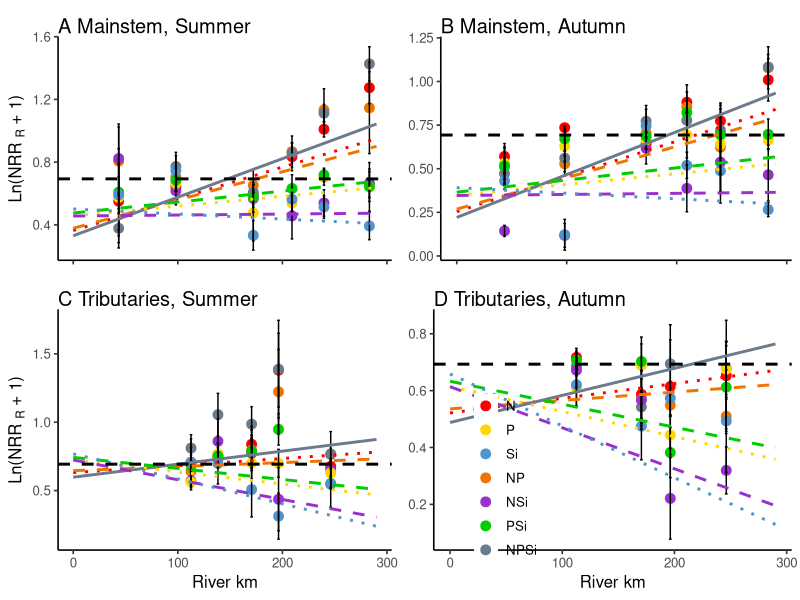
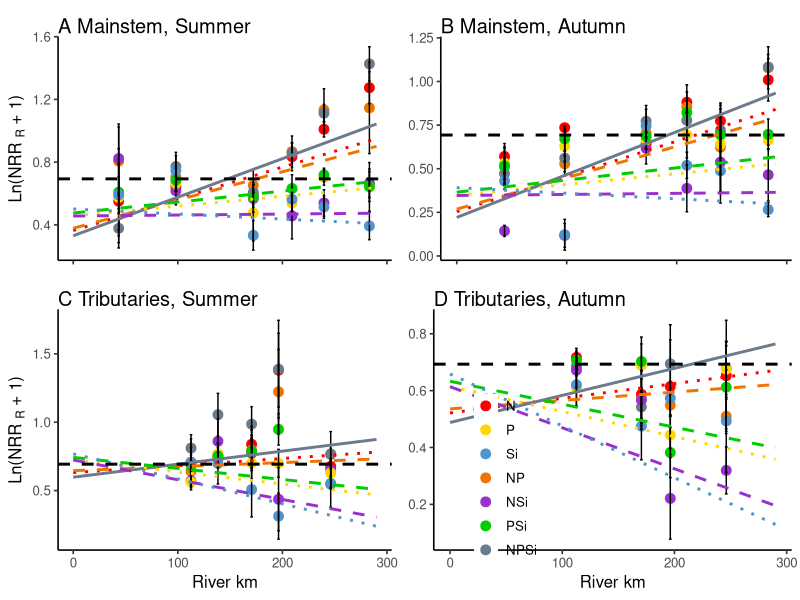
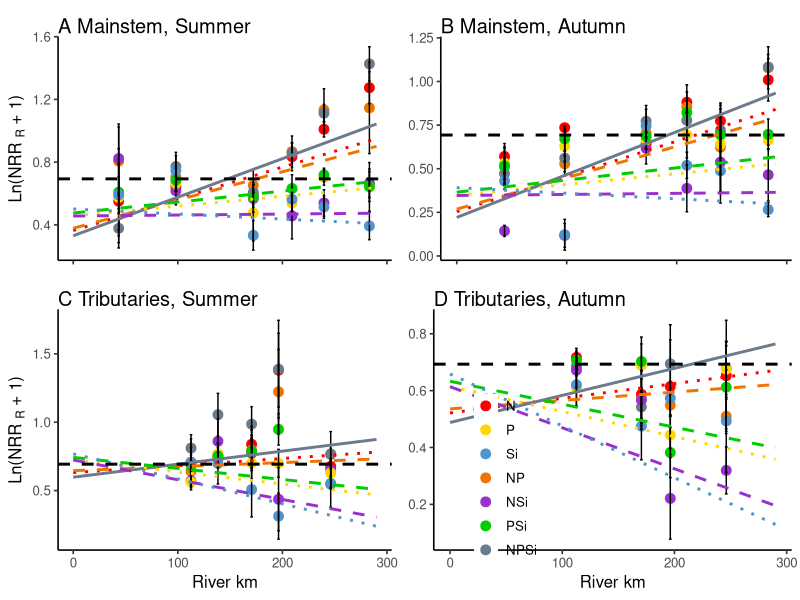

Write the R code that produced these figures, in order. (Note: this script raises an error after producing the figures.)
library(plyr)
library(dplyr)
library(ggplot2)
library(gridExtra)

#data (created in "all sites" by combining NDS files and water chem file)
nds_chem<-read.csv("NDS_chem_all.csv")
nds_chem$river_mile<-ifelse(nds_chem$stream=="ahtanum", 106, nds_chem$river_mile)
nds_chem$river_km<-nds_chem$river_mile*1.609
nds_chem$stream<-as.factor(nds_chem$stream)
nds_chem$season<-as.factor(nds_chem$season)
nds_chem$type<-as.factor(nds_chem$type)
nds_chem$Stream<-recode(nds_chem$stream, 'ahtanum'='Ahtanum', 'century'='Century Landing', 'kiona'='Kiona', 'mabton'='Mabton',
                                           'reecer'= 'Reecer', 'ringer'='Ringer', 'roza'='Roza', 'satus'='Satus', 
                                           'toppenish'='Toppenish', 'wenas'='Wenas', 'cleelum'='Cle Elum')
nds_chem$Si.mgL_Si<-nds_chem$Si.mgL*28.0855/60.08 #needed because data from Seal are expressed as mg SiO2, not as mg Si

nds_s<-subset(nds_chem, top=="sponge")
nds_s <- subset(nds_s, !(is.na(nds_s$cr.nrr)))

nds_g<-subset(nds_chem, top=="glass")
nds_g <- subset(nds_g, !(is.na(nds_g$chla.nrr)))

nds_s$Stream <- factor(nds_s$Stream, levels = c("Cle Elum", "Reecer", "Ringer", "Roza", "Wenas", "Century Landing",
                                                "Ahtanum", "Toppenish", "Satus", "Mabton", "Kiona"))

nds_g$Stream <- factor(nds_g$Stream, levels = c("Cle Elum", "Reecer", "Ringer", "Roza", "Wenas", "Century Landing",
                                                "Ahtanum", "Toppenish", "Satus", "Mabton", "Kiona"))

nds_g$season<-factor(nds_g$season, levels=c("summer", "fall"))

nds_s$season<-factor(nds_s$season, levels=c("summer", "fall"))

#NRR figures
#summaries
sum_s<-ddply(nds_s, c("stream", "nutrient", "season", "river_km", "top", "type", "Si.mgL_Si", "DOC.mgL", "DIN.mgNL", "oP.mgPL"), summarise, cr=mean(cr.area, na.rm=T), 
             cr_nrr=mean(cr.nrr, na.rm=T), se_cr=(sd(cr.area, na.rm=T)/sqrt(sum(!is.na(cr.area)))),
             se_cr_nrr=(sd(cr.nrr, na.rm=T)/sqrt(sum(!is.na(cr.nrr)))))
sum_s$nutrient<-as.factor(sum_s$nutrient)

sum_g<-ddply(nds_g, c("stream", "nutrient", "season", "river_km", "top","type", "Si.mgL_Si", "DOC.mgL", "DIN.mgNL", "oP.mgPL"), summarise, gpp=mean(gpp.area, na.rm=T),
             chl_a=mean(chla, na.rm=T), chl_a.nrr=mean(chla.nrr, na.rm=T), gpp.nrr=mean(gpp.nrr, na.rm=T), 
             se_gpp=(sd(gpp.area, na.rm=T)/sqrt(sum(!is.na(gpp.area)))), 
             se_chla=(sd(chla, na.rm=T)/sqrt(sum(!is.na(chla)))), 
             se_chla_nrr=(sd(chla.nrr, na.rm=T)/sqrt(sum(!is.na(chla.nrr)))))
sum_g$nutrient<-as.factor(sum_g$nutrient)

#figures showing ME models - updated 2/20/2024 because did not match output - unsure why
#CR NRR - separate by type to show different relationship between river mile and type
N.mains<-function (x){(0.4304319-0.06665833+ (0.0010123+0.0010095816)*x)}
NP.mains<-function (x){(0.4304319-0.05226625+(0.0010123+0.0007889932)*x)}
NPSi.mains<-function (x){(0.4304319-0.10001467+(0.0010123+0.0014462067)*x)}
NSi.mains<-function (x){(0.4304319+0.02581708 +(0.0010123-0.0009504016)*x)}
P.mains<-function (x){(0.4304319+0.02678777 +(0.0010123-0.0003903662)*x)}
PSi.mains<-function (x){(0.4304319+0.04495836 +(0.0010123-0.0003143952)*x)}
Si.mains<-function (x){(0.4304319+0.07073023 +(0.0010123-0.00133335)*x)}
mains<-function (x){0.4304319+0.0010123*x}

N.mainf<-function (x){(0.4304319-0.06665833+ (0.0010123+0.0010095816)*x)-0.1097521}
NP.mainf<-function (x){(0.4304319-0.05226625+(0.0010123+0.0007889932)*x)-0.1097521}
NPSi.mainf<-function (x){(0.4304319-0.10001467+(0.0010123+0.0014462067)*x)-0.1097521}
NSi.mainf<-function (x){(0.4304319+0.02581708 +(0.0010123-0.0009504016)*x)-0.1097521}
P.mainf<-function (x){(0.4304319+0.02678777 +(0.0010123-0.0003903662)*x)-0.1097521}
PSi.mainf<-function (x){(0.4304319+0.04495836 +(0.0010123-0.0003143952)*x)-0.1097521}
Si.mainf<-function (x){(0.4304319+0.07073023 +(0.0010123-0.00133335)*x)-0.1097521}
mainf<-function(x){(0.4304319+0.0010123*x)-0.1097521}

N.tribs<-function (x){(0.4304319-0.06665833+ (0.0010123+0.0010095816-0.0015056)*x)+0.2673480}
NP.tribs<-function (x){(0.4304319-0.05226625+(0.0010123+0.0007889932-0.0015056)*x)+0.2673480}
NPSi.tribs<-function (x){(0.4304319-0.10001450+(0.0010123+0.0014462060-0.0015056)*x)+0.2673480}
NSi.tribs<-function (x){(0.4304319+0.02581708 +(0.0010123-0.0009504016-0.0015056)*x)+0.2673480}
P.tribs<-function (x){(0.4304319+0.02678777 +(0.0010123-0.0003903662-0.0015056)*x)+0.2673480}
PSi.tribs<-function (x){(0.4304319+0.04495836 +(0.0010123-0.0003143952-0.0015056)*x)+0.2673480}
Si.tribs<-function (x){(0.4304319+0.07073023 +(0.0010123-0.00133335-0.0015056)*x)+0.2673480}
tribs<-function(x){(0.4304319+((0.0010123-0.0015056)*x))+0.2673480}

N.tribf<-function (x){(0.4304319-0.06665833+ (0.0010123+0.0010095816-0.0015056)*x)+0.2673480-0.1097521}
NP.tribf<-function (x){(0.4304319-0.05226625+(0.0010123+0.0007889932-0.0015056)*x)+0.2673480-0.1097521}
NPSi.tribf<-function (x){(0.4304319-0.10001450+(0.0010123+0.0014462060-0.0015056)*x)+0.2673480-0.1097521}
NSi.tribf<-function (x){(0.4304319+0.02581708 +(0.0010123-0.0009504016-0.0015056)*x)+0.2673480-0.1097521}
P.tribf<-function (x){(0.4304319+0.02678777 +(0.0010123-0.0003903662-0.0015056)*x)+0.2673480-0.1097521}
PSi.tribf<-function (x){(0.4304319+0.04495836 +(0.0010123-0.0003143952-0.0015056)*x)+0.2673480-0.1097521}
Si.tribf<-function (x){(0.4304319+0.07073023 +(0.0010123-0.00133335-0.0015056)*x)+0.2673480-0.1097521}
tribf<-function (x){(0.4304319+((0.0010123-0.0015056)*x))+0.2673480-0.1097521}

ave_all<-function(x){(0.4304319+0.0010123*x)}

#Fixed effects: log(cr.nrr + 1) ~ season + river_mile * type
#                       Value  Std.Error  DF   t-value  p-value
#(Intercept)          0.4304319 0.03463473 785 	12.427753  	0.0000
#seasonfall          -0.1097521 0.01345564 785 -8.156582  0.0000
#river_km             0.0010123 0.00037220 785  2.719848  0.0067
#typetrib             0.2673480 0.04474965 785  5.974304  0.0000
#river_km:typetrib   -0.0015056 0.00024023 785 -6.267546  0.0000

#         (Intercept)      river_km
#control  0.05064563 -0.0002562674
#N       -0.06665823  0.0010095811
#NP      -0.05226617  0.0007889928
#NPSi    -0.10001450  0.0014462060
#NSi      0.02581713 -0.0009504019
#P        0.02678773 -0.0003903661
#PSi      0.04495824 -0.0003143946
#Si       0.07073017 -0.0013333500

sum_s_main_s<-subset(sum_s,type=="mainstem"&season=="summer")
sum_s_main_f<-subset(sum_s, type=="mainstem" & season =="fall")
sum_s_trib_s<-subset(sum_s,type=="trib"&season=="summer")
sum_s_trib_f<-subset(sum_s,type=="trib"&season=="fall")

sum_s_main_s$nutrient<-factor(sum_s_main_s$nutrient, levels=c("control", "N", "P", "Si", "NP","NSi","PSi", "NPSi"))
sum_s_main_f$nutrient<-factor(sum_s_main_f$nutrient, levels=c("control", "N", "P", "Si", "NP","NSi","PSi","NPSi"))
sum_s_trib_s$nutrient<-factor(sum_s_trib_s$nutrient, levels=c("control", "N", "P", "Si", "NP","NSi","PSi","NPSi"))
sum_s_trib_f$nutrient<-factor(sum_s_trib_f$nutrient, levels=c("control", "N", "P", "Si", "NP","NSi","PSi","NPSi"))

A<-ggplot(subset(sum_s_main_s, !(nutrient=="control")), aes(x=river_km, y=log(cr_nrr+1)))+
  geom_point(aes(color=factor(nutrient)), size=3)+
  geom_errorbar(aes(ymin=log(cr_nrr+1)-log(se_cr_nrr+1), ymax=log(cr_nrr+1)+log(se_cr_nrr+1), width=2.5))+
  scale_color_manual(values=c("red","gold", "steelblue3", "darkorange2", "darkorchid", "green3", "slategray4"))+
  theme_classic(base_size = 12)+ylab(expression(paste('Ln(NRR ' [ R],' + 1)'))) + 
  theme(axis.text.x = element_blank(), axis.title.x = element_blank())+
  ggtitle("A Mainstem, Summer")+theme(plot.title = element_text(hjust = 0.0, vjust=-1))+
  scale_x_continuous(limits=c(0,290))+
  theme(legend.title=element_blank(),legend.position="none")+
   stat_function(fun=N.mains, color="red", lty="dotted", lwd=1)+
  stat_function(fun=NP.mains, color="darkorange2", lty="dashed",lwd=1)+
  stat_function(fun=NPSi.mains, color="slategray4", lty="solid",lwd=1)+
  stat_function(fun=P.mains, color="gold", lty="dotted",lwd=1)+
  stat_function(fun=PSi.mains, color="green3", lty="dashed",lwd=1)+
  stat_function(fun=NSi.mains, color="darkorchid", lty="dashed",lwd=1)+
  stat_function(fun=Si.mains, color="steelblue3", lty="dotted",lwd=1)+
  geom_hline(yintercept=log(2), lwd=1, lty="dashed")
stat_function(fun=mains, lwd=1)

B<-ggplot(subset(sum_s_main_f, !(nutrient=="control")), aes(x=river_km, y=log(cr_nrr+1)))+
  geom_point(aes(color=factor(nutrient)), size=3)+
  geom_errorbar(aes(ymin=log(cr_nrr+1)-log(se_cr_nrr+1), ymax=log(cr_nrr+1)+log(se_cr_nrr+1), width=2.5))+
  scale_color_manual(values=c("red","gold", "steelblue3", "darkorange2", "darkorchid", "green3", "slategray4"))+
  theme_classic(base_size = 12)+theme(axis.title.y = element_blank(), axis.title.x = element_blank(), axis.text.x = element_blank())+
   ggtitle("B Mainstem, Autumn")+theme(plot.title = element_text(hjust = 0.0, vjust=-1))+
  scale_x_continuous(limits=c(0,290))+
  theme(legend.title=element_blank(),legend.position="none")+
    stat_function(fun=N.mainf, color="red", lty="dotted", lwd=1)+
  stat_function(fun=NP.mainf, color="darkorange2", lty="dashed",lwd=1)+
  stat_function(fun=NPSi.mainf, color="slategray4", lty="solid",lwd=1)+
  stat_function(fun=P.mainf, color="gold", lty="dotted",lwd=1)+
  stat_function(fun=PSi.mainf, color="green3", lty="dashed",lwd=1)+
  stat_function(fun=NSi.mainf, color="darkorchid", lty="dashed",lwd=1)+
  stat_function(fun=Si.mainf, color="steelblue3", lty="dotted",lwd=1)+
  geom_hline(yintercept=log(2), lwd=1, lty="dashed")
stat_function(fun=mainf, lwd=1)

C<-ggplot(subset(sum_s_trib_s, !(nutrient=="control")), aes(x=river_km, y=log(cr_nrr+1)))+
  geom_point(aes(color=factor(nutrient)), size=3)+
  geom_errorbar(aes(ymin=log(cr_nrr+1)-log(se_cr_nrr+1), ymax=log(cr_nrr+1)+log(se_cr_nrr+1), width=2.5))+
  scale_color_manual(values=c("red","gold", "steelblue3", "darkorange2", "darkorchid", "green3", "slategray4"))+
  theme_classic(base_size=12)+ylab(expression(paste('Ln(NRR ' [R],' + 1)'))) +xlab("River km")+
  ggtitle("C Tributaries, Summer")+theme(plot.title = element_text(hjust = 0.0, vjust=-1))+
  theme(legend.title=element_blank(),legend.position="none")+
  scale_x_continuous(limits=c(0,290))+
    stat_function(fun=N.tribs, color="red", lty="dotted", lwd=1)+
  stat_function(fun=NP.tribs, color="darkorange2", lty="dashed", lwd=1)+
  stat_function(fun=NPSi.tribs, color="slategray4", lty="solid", lwd=1)+
  stat_function(fun=P.tribs, color="gold", lty="dotted", lwd=1)+
  stat_function(fun=PSi.tribs, color="green3", lty="dashed", lwd=1)+
  stat_function(fun=NSi.tribs, color="darkorchid", lty="dashed", lwd=1)+
  stat_function(fun=Si.tribs, color="steelblue3", lty="dotted", lwd=1)+
  geom_hline(yintercept=log(2), lwd=1, lty="dashed")
stat_function(fun=tribs, lwd=1)

D<-ggplot(subset(sum_s_trib_f, !(nutrient=="control")), aes(x=river_km, y=log(cr_nrr+1)))+
  geom_point(aes(color=factor(nutrient)), size=3)+
  geom_errorbar(aes(ymin=log(cr_nrr+1)-log(se_cr_nrr+1), ymax=log(cr_nrr+1)+log(se_cr_nrr+1), width=2.5))+
  scale_color_manual(values=c("red","gold", "steelblue3", "darkorange2", "darkorchid", "green3", "slategray4"))+
  theme_classic(base_size = 12)+ theme(axis.title.y = element_blank())+xlab("River km")+
  ggtitle("D Tributaries, Autumn")+theme(plot.title = element_text(hjust = 0.0, vjust=-1))+
  scale_x_continuous(limits=c(0,290))+
  theme(legend.title=element_blank(),legend.position=c(0.2, 0.3), 
        legend.background = element_rect(color=NA, fill=NA))+
    stat_function(fun=N.tribf, color="red", lty="dotted", lwd=1)+
  stat_function(fun=NP.tribf, color="darkorange2", lty="dashed",lwd=1)+
  stat_function(fun=NPSi.tribf, color="slategray4", lty="solid",lwd=1)+
  stat_function(fun=P.tribf, color="gold", lty="dotted",lwd=1)+
  stat_function(fun=PSi.tribf, color="green3", lty="dashed",lwd=1)+
  stat_function(fun=NSi.tribf, color="darkorchid", lty="dashed",lwd=1)+
  stat_function(fun=Si.tribf, color="steelblue3", lty="dotted",lwd=1)+
  geom_hline(yintercept=log(2), lwd=1, lty= "dashed")

#legend.spacing.y = 0.2, "inch"
stat_function(fun=tribf, lwd=1)
               
library(gridExtra)

dev.print(png, "Fig 3.png")
grid.arrange(A, B, C, D, ncol=2, nrow = 2, heights = c(1, 1.2))
dev.off()

pdf("Fig_3.pdf", width = 10.35, height = 7.32)
grid.arrange(A, B, C, D, ncol=2, nrow = 2, heights = c(1, 1.2))
dev.off()

png("Fig 3.png", width = 5304, height = 3750, unit = "px") 
grid.arrange(A, B, C, D, ncol=2, nrow = 2, heights = c(1, 1.2))
dev.off()


#chla NRR, model with river km, season, and type only
sum_g$nutrient<-factor(sum_g$nutrient, levels=c("control", "N", "P", "NP","NSi","PSi", "Si","NPSi"))

#equations
#Fixed effects: chla.nrr ~ river_mile + season + river_mile * type 
#                     Value  Std.Error    DF   t-value  p-value
#(Intercept)          0.7526378 0.06627973 794 11.355474  0.0000
#river_mile          -0.0031057 0.00042297 794 -7.342575  0.0000
#seasonsummer         0.4611727 0.03273352 794 14.088696  0.0000
#typetrib            -0.4392558 0.07392803 794 -5.941668  0.0000
#river_mile:typetrib  0.0015501 0.00050217 794  3.086829  0.0021

#       (Intercept)
#control  0.06433244
#N        0.07263615
#NP      -0.05449180
#NPSi     0.01110275
#NSi     -0.04395794
#P        0.02348266
#PSi     -0.04629925
#Si      -0.02680503

N.tribf<-function (x){(0.7526378+0.07263615-(0.0031057*0.0015501)*x)}
NP.tribf<-function(x){0.7526378-0.05449180-(0.0031057*0.0015501)*x}
NPSi.tribf<-function(x){0.7526378+0.01110275-(0.0031057*0.0015501)*x}
NSi.tribf<-function(x){0.7526378-0.04395794-(0.0031057*0.0015501)*x}
P.tribf<-function(x){0.7526378+0.02348266-(0.0031057*0.0015501)*x}
PSi.tribf<-function(x){0.7526378-0.04629925-(0.0031057*0.0015501)*x}
Si.tribf<-function(x){0.7526378-0.02680503-(0.0031057*0.0015501)*x}

N.mains<-function (x){(0.7526378+0.07263615-0.0031057*x)*1.4611727*1.4392558}
NP.mains<-function(x){(0.7526378-0.05449180-0.0031057*x)*1.4611727*1.4392558}
NPSi.mains<-function(x){(0.7526378+0.01110275-0.0031057*x)*1.4611727*1.4392558}
NSi.mains<-function(x){(0.7526378-0.04395794-0.0031057*x)*1.4611727*1.4392558}
P.mains<-function(x){(0.7526378+0.02348266-0.0031057*x)*1.4611727*1.4392558}
PSi.mains<-function(x){(0.7526378-0.04629925-0.0031057*x)*1.4611727*1.4392558}
Si.mains<-function(x){(0.7526378-0.02680503-0.0031057*x)*1.4611727*1.4392558}

N.tribsL<-function (x){(0.7526378+0.07263615-(0.0031057*0.0015501)*log10(x))*1.4611727}
NP.tribsL<-function(x){(0.7526378-0.05449180-(0.0031057*0.0015501)*log10(x))*1.4611727}
NPSi.tribsL<-function(x){(0.7526378+0.01110275-(0.0031057*0.0015501)*log10(x))*1.4611727}
NSi.tribsL<-function(x){(0.7526378-0.04395794-(0.0031057*0.0015501)*log10(x))*1.4611727}
P.tribsL<-function(x){(0.7526378+0.02348266-(0.0031057*0.0015501)*log10(x))*1.4611727}
PSi.tribsL<-function(x){(0.7526378-0.04629925-(0.0031057*0.0015501)*log10(x))*1.4611727}
Si.tribsL<-function(x){(0.7526378-0.02680503-(0.0031057*0.0015501)*log10(x))*1.4611727}

N.mainf<-function (x){(0.7526378+0.07263615-0.0031057*x)*1.4392558}
NP.mainf<-function(x){(0.7526378-0.05449180-0.0031057*x)*1.4392558}
NPSi.mainf<-function(x){(0.7526378+0.01110275-0.0031057*x)*1.4392558}
NSi.mainf<-function(x){(0.7526378-0.04395794-0.0031057*x)*1.4392558}
P.mainf<-function(x){(0.7526378+0.02348266-0.0031057*x)*1.4392558}
PSi.mainf<-function(x){(0.7526378-0.04629925-0.0031057*x)*1.4392558}
Si.mainf<-function(x){(0.7526378-0.02680503-0.0031057*x)*1.4392558}

sum_g_main_s<-subset(sum_g,type=="mainstem"&season=="summer")
sum_g_main_f<-subset(sum_g, type=="mainstem" & season =="fall")
sum_g_trib_s<-subset(sum_g,type=="trib"&season=="summer")
sum_g_trib_f<-subset(sum_g,type=="trib"&season=="fall")

sum_g_main_s$nutrient<-factor(sum_g_main_s$nutrient, levels=c("control", "N", "P", "Si", "NP","NSi","PSi", "NPSi"))
sum_g_main_f$nutrient<-factor(sum_g_main_f$nutrient, levels=c("control", "N", "P", "Si", "NP","NSi","PSi","NPSi"))
sum_g_trib_s$nutrient<-factor(sum_g_trib_s$nutrient, levels=c("control", "N", "P", "Si", "NP","NSi","PSi","NPSi"))
sum_g_trib_f$nutrient<-factor(sum_g_trib_f$nutrient, levels=c("control", "N", "P", "Si", "NP","NSi","PSi","NPSi"))

A<-ggplot(subset(sum_g_main_s, !(nutrient=="control")), aes(x=river_km, y=chl_a.nrr))+
  geom_point(aes(color=factor(nutrient)), size=3)+
  geom_errorbar(aes(ymin=chl_a.nrr-se_chla_nrr, ymax=chl_a.nrr+se_chla_nrr, width=2.5))+
  scale_color_manual(values=c("red","gold", "steelblue3", "darkorange2", "darkorchid", "green3", "slategray4"))+
  theme_classic(base_size = 13)+ylab(expression(paste('NRR '[Chla],''))) +theme(axis.title.x = element_blank(), axis.text.x = element_blank())+
  ggtitle("A Mainstem, Summer")+theme(plot.title = element_text(hjust = 0.02, vjust=-5))+
  theme(legend.title=element_blank(),legend.position="none")+scale_x_continuous(limits=c(0,290))

  +stat_function(fun=N.mains, color="red")+
  stat_function(fun=NP.mains, color="orange")+
  stat_function(fun=NPSi.mains, color="slategray4")+
  stat_function(fun=P.mains, color="goldenrod2")+
  stat_function(fun=PSi.mains, color="turquoise4")+
  stat_function(fun=NSi.mains, color="orchid")+
  stat_function(fun=Si.mains, color="deepskyblue3")

B<-ggplot(subset(sum_g_main_f, !(nutrient=="control")), aes(x=river_km, y=chl_a.nrr))+
  geom_point(aes(color=factor(nutrient)), size=3)+
  geom_errorbar(aes(ymin=chl_a.nrr-se_chla_nrr, ymax=chl_a.nrr+se_chla_nrr, width=2.5))+
  scale_color_manual(values=c("red","gold", "steelblue3", "darkorange2", "darkorchid", "green3", "slategray4"))+
  theme_classic(base_size = 13)+ ylab(expression(paste('NRR '[Chla],''))) +
  theme(axis.text.x = element_blank(), axis.title.x = element_blank())+
  ggtitle("B Mainstem, Fall")+theme(plot.title = element_text(hjust = 0.02, vjust=-5))+
  theme(legend.title=element_blank(),legend.position="none")+
  scale_y_continuous(limits=c(0,7.5))+scale_x_continuous(limits=c(0,290))

  +stat_function(fun=(N.mainf), color="red")+
  stat_function(fun=(NP.mainf), color="orange")+
  stat_function(fun=(NPSi.mainf), color="slategray4")+
  stat_function(fun=(P.mainf), color="goldenrod2")+
  stat_function(fun=(PSi.mainf), color="turquoise4")+
  stat_function(fun=(NSi.mainf), color="orchid")+
  stat_function(fun=(Si.mainf), color="deepskyblue3")

C<-ggplot(subset(sum_g_trib_s, !(nutrient=="control")), aes(x=river_km, y=chl_a.nrr))+
  geom_point(aes(color=factor(nutrient)), size=3)+
  geom_errorbar(aes(ymin=chl_a.nrr-se_chla_nrr, ymax=chl_a.nrr+se_chla_nrr, width=2.5))+
  scale_color_manual(values=c("red","gold", "steelblue3", "darkorange2", "darkorchid", "green3", "slategray4"))+
  theme_classic(base_size=13)+ylab(expression(paste('NRR '[Chla],''))) +xlab("River km")+
  ggtitle("C Tributaries, Summer")+theme(plot.title = element_text(hjust = 0.02, vjust=-5))+
  theme(legend.title=element_blank(),legend.position="none")+
  scale_x_continuous(limits=c(0,290))+scale_y_log10()

  +stat_function(fun=N.tribsL, color="red")+
  stat_function(fun=NP.tribsL, color="orange")+
  stat_function(fun=NPSi.tribsL, color="slategray4")+
  stat_function(fun=P.tribsL, color="goldenrod2")+
  stat_function(fun=PSi.tribsL, color="turquoise4")+
  stat_function(fun=NSi.tribsL, color="orchid")+
  stat_function(fun=Si.tribsL, color="deepskyblue3")

D<-ggplot(subset(sum_g_trib_f, !(nutrient=="control")), aes(x=river_km, y=chl_a.nrr))+
  geom_point(aes(color=factor(nutrient)), size=3)+
  geom_errorbar(aes(ymin=chl_a.nrr-se_chla_nrr, ymax=chl_a.nrr+se_chla_nrr), width=2.5)+
  scale_color_manual(values=c("red","gold", "steelblue3", "darkorange2", "darkorchid", "green3", "slategray4"))+
  theme_classic(base_size = 13)+ ylab(expression(paste('NRR '[Chla],''))) +xlab("River km")+
  ggtitle("D Tributaries, Fall")+theme(plot.title = element_text(hjust = 0.02, vjust=-5))+
  theme(legend.title=element_blank(),legend.position="none")+
  scale_x_continuous(limits=c(0,290))+scale_y_continuous(limits=c(0,2.5))

  +stat_function(fun=N.tribf, color="red")+
  stat_function(fun=NP.tribf, color="orange")+
  stat_function(fun=NPSi.tribf, color="slategray4")+
  stat_function(fun=P.tribf, color="goldenrod2")+
  stat_function(fun=PSi.tribf, color="turquoise4")+
  stat_function(fun=NSi.tribf, color="orchid")+
  stat_function(fun=Si.tribf, color="deepskyblue3")

grid.arrange(A, B, C, D, ncol=2, nrow = 2, heights = c(1, 1.2))

#chlorophyll-a, without Wenas
#Fixed effects: log(chla.nrr) ~ river_mile * season 
#                         Value  Std.Error  DF   t-value p-value
#(Intercept)            -0.3379904 0.11646515 716 -2.902074  0.0038
#river_mile             0.0053242 0.00113156 716  4.705179  0.0000
#seasonfall             0.0848563 0.16588367 716  0.511541  0.6091
#river_mile:seasonfall -0.0079885 0.00141784 716 -5.634295  0.0000

#       (Intercept)    river_mile
#control  0.0001417365  0.0001481625
#N       -0.0285294132  0.0018817072
#NP       0.0148751965 -0.0010105739
#NPSi    -0.0257849645  0.0015902815
#NSi      0.0281159682 -0.0018150838
#P        0.0105744550 -0.0006058083
#PSi      0.0100358109 -0.0006453788
#Si      -0.0094287894  0.0004566935

N.chlas<-function (x){(-0.3379904 -0.0285294132+(0.0018817072*0.0053242*1.00798853*x))}
NP.chlas<-function (x){(-0.3379904 +0.0148751965+(-0.0010105739*0.0053242*1.00798853*x))}
NPSi.chlas<-function (x){(-0.3379904 -0.0257849645+(0.0015902815*0.0053242*1.00798853*x))}
NSi.chlas<-function (x){(-0.3379904 +0.0281159682+(-0.0018150838*0.0053242*1.00798853*x))}
P.chlas<-function (x){(-0.3379904+0.0105744550(-0.0006058083*0.0053242*1.00798853*x))}
PSi.chlas<-function (x){(-0.3379904 +0.0100358109+(-0.0006453788*0.0053242*1.00798853*x))}
Si.chlas<-function (x){(-0.3379904 -0.00942878945+(0.0004566935*0.0053242*1.00798853*x))}

N.chlaf<-function (x){(-0.3379904 -0.0285294132+(0.0018817072*0.0053242*x))*1.0848563}
NP.chlaf<-function (x){(-0.3379904 +0.0148751965+(-0.0010105739*0.0053242*x))*1.0848563}
NPSi.chlaf<-function (x){(-0.3379904 -0.0257849645+(0.0015902815*0.0053242*x))*1.0848563}
NSi.chlaf<-function (x){(-0.3379904 +0.0281159682+(-0.0018150838*0.0053242*x))*1.0848563}
P.chlaf<-function (x){(-0.3379904+0.0105744550(-0.0006058083*0.0053242*x))*1.0848563}
PSi.chlaf<-function (x){(-0.3379904 +0.0100358109+(-0.0006453788*0.0053242*x))*1.0848563}
Si.chlaf<-function (x){(-0.3379904 -0.00942878945+(0.0004566935*0.0053242*x))*1.0848563}

sum_g_w<-subset(sum_g, !(stream=="wenas"))
sum_g_ws<-subset(sum_g_w, season=="summer")
sum_g_wf<-subset(sum_g_w, season=="fall")

A<-ggplot(subset(sum_g_ws, !(nutrient=="control")), aes(x=river_mile, y=log(chl_a.nrr)))+
  geom_point(aes(color=factor(nutrient)), size=3)+
  geom_errorbar(aes(ymin=log(chl_a.nrr)-log(se_chla_nrr), ymax=log(chl_a.nrr)+log(se_chla_nrr), width=2.5))+
  scale_color_manual(values=c("red","goldenrod2", "deepskyblue3", "orange", "orchid", "turquoise4", "slategray4"))+
  theme_bw(base_size = 14)+ylab(expression(paste('log (NRR'[chla],')'))) +xlab("River Mile")+
  ggtitle("A. Summer")+theme(plot.title = element_text(hjust = 0.02, vjust=-8))+
  theme(legend.title=element_blank(),legend.position="none")+
  stat_function(fun=N.chlas, color="red")+
  stat_function(fun=NP.chlas, color="orange")+
  stat_function(fun=NPSi.chlas, color="slategray4")+
  stat_function(fun=P.chlas, color="goldenrod2")+
  stat_function(fun=PSi.chlas, color="turquoise4")+
  stat_function(fun=NSi.chlas, color="orchid")+
  stat_function(fun=Si.chlas, color="deepskyblue3")

B<-ggplot(subset(sum_g_wf, !(nutrient=="control")), aes(x=river_mile, y=log(chl_a.nrr)))+
  geom_point(aes(color=factor(nutrient)), size=3)+
  geom_errorbar(aes(ymin=log(chl_a.nrr)-log(se_chla_nrr), ymax=log(chl_a.nrr)+log(se_chla_nrr), width=2.5))+
  scale_color_manual(values=c("red","goldenrod2", "deepskyblue3", "orange", "orchid", "turquoise4", "slategray4"))+
  theme_bw(base_size = 14)+ylab(expression(paste('log (NRR'[chla],')')))+xlab("River Mile") +
  ggtitle("B. Fall")+theme(plot.title = element_text(hjust = 0.02, vjust=-8))+
  theme(legend.title=element_blank(),legend.position="none")+
  stat_function(fun=N.chlaf, color="red")+
  stat_function(fun=NP.chlaf, color="orange")+
  stat_function(fun=NPSi.chlaf, color="slategray4")+
  stat_function(fun=P.chlaf, color="goldenrod2")+
  stat_function(fun=PSi.chlaf, color="turquoise4")+
  stat_function(fun=NSi.chlaf, color="orchid")+
  stat_function(fun=Si.chlaf, color="deepskyblue3")

grid.arrange(A, B, ncol=1)

#slopes are so low that they look flat here. For some reason, summer lines are below all points - maybe need to check.
#either way, hand-calculation reveals almost no change. 



#previous attempts - can probably delete*****
nds_ssummer<-subset(nds_s, season=="summer")
nds_sfall<-subset(nds_s, season=="fall")

newdat1<-expand.grid(type=unique(nds_ssummer$type),
                     season=unique(nds_ssummer$season),
                     river_mile=c(min(nds_ssummer$river_mile),
                                  max(nds_ssummer$river_mile)))
newdat2<-expand.grid(type=unique(nds_sfall$type),
                     season=unique(nds_sfall$season),
                     river_mile=c(min(nds_sfall$river_mile),
                                  max(nds_sfall$river_mile)))

ggplot(nds_s, aes(x=river_mile, y=log(cr.nrr+1)))+
  geom_point(aes(shape=factor(type)))+
  geom_line(aes(y=predict(Mf), group=nutrient))+
  geom_line(data=newdat, aes(y=predict(Mf, level=0,newdata=newdat), color=factor(season)))+
  annotate()
theme_bw()

#example:
ggplot(Orthodont, aes(x=age, y=distance, colour=Sex)) +
  geom_point(size=3) +
  geom_line(aes(y=predict(fm2), group=Subject, size="Subjects")) +
  geom_line(data=newdat, aes(y=predict(fm2, level=0, newdata=newdat), size="Population")) +
  scale_size_manual(name="Predictions", values=c("Subjects"=0.5, "Population"=3)) +
  theme_bw(base_size=22) 
      
